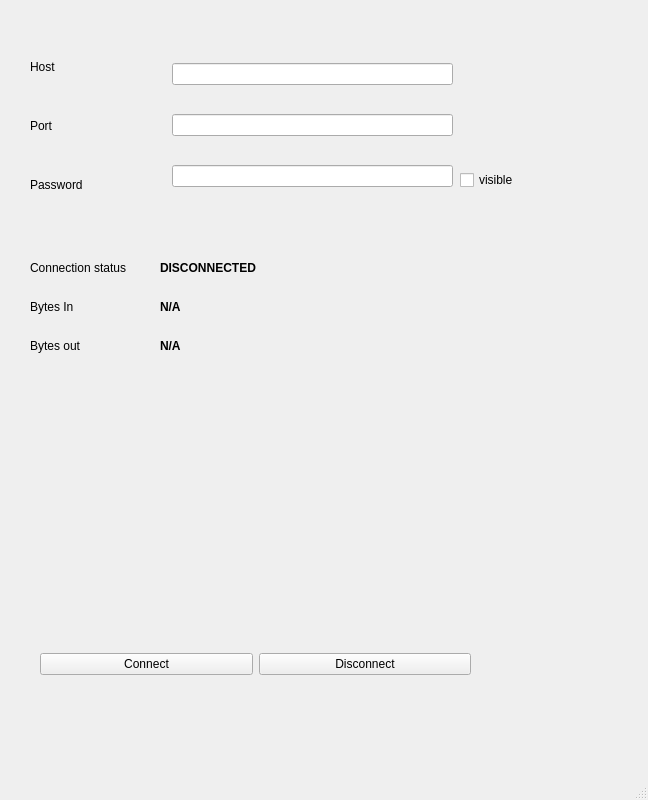
<?xml version="1.0" encoding="UTF-8"?>
<ui version="4.0">
 <class>MainWindow</class>
 <widget class="QMainWindow" name="MainWindow">
  <property name="geometry">
   <rect>
    <x>0</x>
    <y>0</y>
    <width>648</width>
    <height>800</height>
   </rect>
  </property>
  <property name="windowTitle">
   <string>MainWindow</string>
  </property>
  <widget class="QWidget" name="centralwidget">
   <widget class="QWidget" name="layoutWidget">
    <property name="geometry">
     <rect>
      <x>30</x>
      <y>40</y>
      <width>91</width>
      <height>171</height>
     </rect>
    </property>
    <layout class="QVBoxLayout" name="verticalLayout">
     <item>
      <widget class="QLabel" name="label">
       <property name="text">
        <string>Host</string>
       </property>
      </widget>
     </item>
     <item>
      <widget class="QLabel" name="label_3">
       <property name="text">
        <string>Port</string>
       </property>
      </widget>
     </item>
     <item>
      <widget class="QLabel" name="label_4">
       <property name="text">
        <string>Password</string>
       </property>
      </widget>
     </item>
    </layout>
   </widget>
   <widget class="QWidget" name="layoutWidget">
    <property name="geometry">
     <rect>
      <x>172</x>
      <y>40</y>
      <width>281</width>
      <height>171</height>
     </rect>
    </property>
    <layout class="QVBoxLayout" name="verticalLayout_2">
     <item>
      <widget class="QLineEdit" name="HOST_NAME"/>
     </item>
     <item>
      <widget class="QLineEdit" name="HOST_PORT"/>
     </item>
     <item>
      <widget class="QLineEdit" name="HOST_PASSWD">
       <property name="echoMode">
        <enum>QLineEdit::Password</enum>
       </property>
      </widget>
     </item>
    </layout>
   </widget>
   <widget class="QWidget" name="layoutWidget">
    <property name="geometry">
     <rect>
      <x>40</x>
      <y>649</y>
      <width>431</width>
      <height>31</height>
     </rect>
    </property>
    <layout class="QHBoxLayout" name="horizontalLayout_2">
     <item>
      <widget class="QPushButton" name="CONNECT_BUTTON">
       <property name="text">
        <string>Connect</string>
       </property>
      </widget>
     </item>
     <item>
      <widget class="QPushButton" name="DISCONNECT_BUTTON">
       <property name="text">
        <string>Disconnect</string>
       </property>
      </widget>
     </item>
    </layout>
   </widget>
   <widget class="QWidget" name="layoutWidget">
    <property name="geometry">
     <rect>
      <x>30</x>
      <y>251</y>
      <width>101</width>
      <height>111</height>
     </rect>
    </property>
    <layout class="QVBoxLayout" name="verticalLayout_3">
     <item>
      <widget class="QLabel" name="label_2">
       <property name="text">
        <string>Connection status</string>
       </property>
      </widget>
     </item>
     <item>
      <widget class="QLabel" name="label_5">
       <property name="text">
        <string>Bytes In</string>
       </property>
      </widget>
     </item>
     <item>
      <widget class="QLabel" name="label_7">
       <property name="text">
        <string>Bytes out</string>
       </property>
      </widget>
     </item>
    </layout>
   </widget>
   <widget class="QWidget" name="layoutWidget">
    <property name="geometry">
     <rect>
      <x>160</x>
      <y>251</y>
      <width>261</width>
      <height>111</height>
     </rect>
    </property>
    <layout class="QVBoxLayout" name="verticalLayout_4">
     <item>
      <widget class="QLabel" name="CONNECTION_STATUS">
       <property name="font">
        <font>
         <bold>true</bold>
        </font>
       </property>
       <property name="text">
        <string>DISCONNECTED</string>
       </property>
      </widget>
     </item>
     <item>
      <widget class="QLabel" name="label_6">
       <property name="font">
        <font>
         <bold>true</bold>
        </font>
       </property>
       <property name="text">
        <string>N/A</string>
       </property>
      </widget>
     </item>
     <item>
      <widget class="QLabel" name="label_8">
       <property name="font">
        <font>
         <bold>true</bold>
        </font>
       </property>
       <property name="text">
        <string>N/A</string>
       </property>
      </widget>
     </item>
    </layout>
   </widget>
   <widget class="QCheckBox" name="checkBox">
    <property name="geometry">
     <rect>
      <x>460</x>
      <y>170</y>
      <width>91</width>
      <height>20</height>
     </rect>
    </property>
    <property name="text">
     <string>visible</string>
    </property>
   </widget>
  </widget>
  <widget class="QMenuBar" name="menubar">
   <property name="geometry">
    <rect>
     <x>0</x>
     <y>0</y>
     <width>648</width>
     <height>17</height>
    </rect>
   </property>
  </widget>
  <widget class="QStatusBar" name="statusbar"/>
 </widget>
 <tabstops>
  <tabstop>HOST_NAME</tabstop>
  <tabstop>HOST_PORT</tabstop>
  <tabstop>CONNECT_BUTTON</tabstop>
  <tabstop>DISCONNECT_BUTTON</tabstop>
 </tabstops>
 <resources/>
 <connections/>
</ui>
